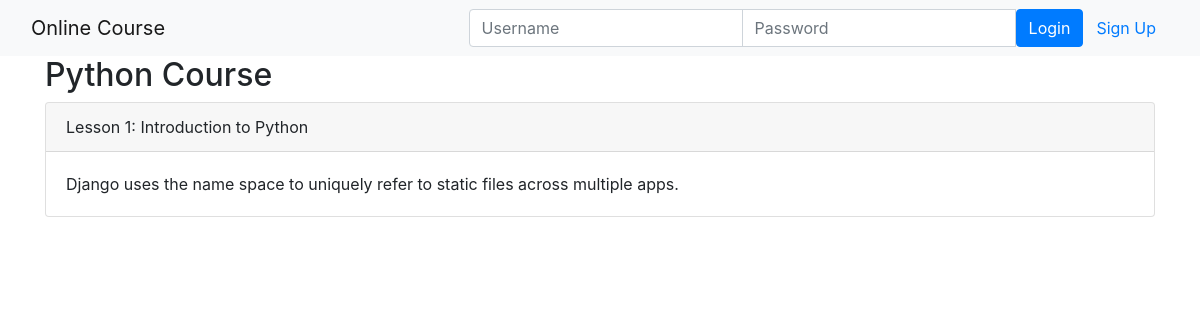
/onlinecourse/course/1/, run on the app's committed database.
### adminsite/models.py (models this page shows, shortened)
class Course(models.Model):
    name = models.CharField(null=False, max_length=30, default='online course')
    image = models.ImageField(upload_to='media/course_images/')
    description = models.CharField(max_length=1000)
    pub_date = models.DateField(null=True)
    instructors = models.ManyToManyField(Instructor)
    users = models.ManyToManyField(settings.AUTH_USER_MODEL, through='Enrollment')
    total_enrollment = models.IntegerField(default=0)
    is_enrolled = False

class Lesson(models.Model):
    title = models.CharField(max_length=200, default="title")
    order = models.IntegerField(default=0)
    course = models.ForeignKey(Course, on_delete=models.CASCADE)
    content = models.TextField()

### adminsite/views.py (the view)
class CourseDetailsView(generic.DetailView):
    model = Course
    template_name = 'adminsite/course_detail.html'

### adminsite/templates/adminsite/course_detail.html (shortened to what this page needs)
<!DOCTYPE html>
<html lang="en">
    <head>
        {% load static %}
        <link rel="stylesheet" href="https://maxcdn.bootstrapcdn.com/bootstrap/4.5.2/css/bootstrap.min.css">
    </head>
<body>
    <nav class="navbar navbar-light bg-light">
        <div class="container-fluid">
            <div class="navbar-header">
                <a class="navbar-brand" href="{% url 'adminsite:popular_course_list' %}">Online Course</a>
            </div>
            <ul class="nav navbar-nav navbar-right">
                {% if user.is_authenticated %}
                <li>
                    <a class="btn btn-link" href="#">{{ user.first_name }}({{ user.username }})</a>
                    <a class="btn btn-link" href="{% url 'adminsite:logout' %}">Logout</a>
                </li>
                {% else %}
                <li>
                    <form class="form-inline" action="{% url 'adminsite:login' %}" method="post">
                        <div class="input-group">
                            <input type="text" class="form-control" placeholder="Username" name="username" >
                            <input type="password" class="form-control" placeholder="Password" name="psw" >
                            <button class="btn btn-primary" type="submit">Login</button>
                            <a class="btn btn-link" href="{% url 'adminsite:registration' %}">Sign Up</a>
                        </div>
                    </form>
                </li>
                {% endif %}
            </ul>
        </div>
    </nav>
    <div class="container">
        <h2>{{ course.name }}</h2>
        <div class="card-columns-vertical">
            {% for lesson in course.lesson_set.all %}
            <div class="card">
                <div class="card-header">Lesson {{lesson.order|add:1}}: {{lesson.title}}</div>
                <div class="card-body">{{lesson.content}}</div>
            </div>
            {% endfor %}
        </div>
    </div>
</body>
</html>

### data on the page
Course: name "Python Course"
Lesson: order|add "1", title "Introduction to Python", content "Django uses the name space to uniquely refer to static files across multiple apps."
